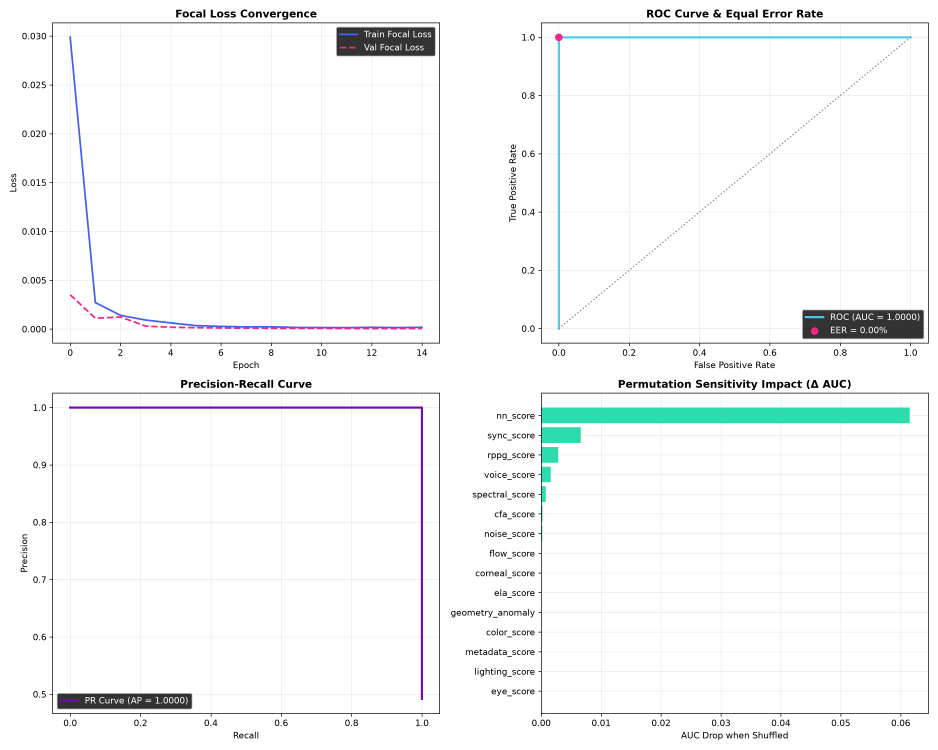
#> input picture backend/weights/ensemble_training_report.png, 3750 x 3000 px (shown at 1/4 size); its folder holds only this picture in this run
$ python -i ela_analysis.py   (imports and definitions only)
#> lines starting #> are read from the running program, lines starting #| are printed output that depends on the picture; after the words box and inside, x2 and y2 are one past the last pixel; in counts of white or black regions, pixels touching at a corner belong together
### backend/pipeline/image_utils.py
import os
import cv2
import io
import threading
import numpy as np

_figure_lock = threading.RLock()

def save_optimized_image(path: str, img, max_dim: int = 720, quality: int = 80):
    """
    Saves an image optimized for web transmission on bandwidth-constrained hosts
    (such as Hugging Face Spaces free tier).
    - Downscales images larger than max_dim (720px) using high-quality area interpolation.
    - Encodes with optimized JPEG compression (quality 80).
    - Actual file size depends on image content.
    """
    if img is None or not isinstance(img, np.ndarray) or img.ndim not in (2, 3) or img.size == 0:
        raise ValueError("Image must be a nonempty array")
    if max_dim <= 0:
        raise ValueError("max_dim must be positive")
    path = os.fspath(path)

    # Ensure directory exists
    dir_name = os.path.dirname(path)
    if dir_name:
        os.makedirs(dir_name, exist_ok=True)

    # Downsample if dimension exceeds max_dim
    h, w = img.shape[:2]
    if max(h, w) > max_dim:
        scale = max_dim / float(max(h, w))
        new_w = max(1, int(w * scale))
        new_h = max(1, int(h * scale))
        img_resized = cv2.resize(img, (new_w, new_h), interpolation=cv2.INTER_AREA)
    else:
        img_resized = img

    ext = os.path.splitext(path)[1].lower()
    if ext in ['.jpg', '.jpeg']:
        success = cv2.imwrite(path, img_resized, [
            int(cv2.IMWRITE_JPEG_QUALITY), quality,
            int(cv2.IMWRITE_JPEG_OPTIMIZE), 1
        ])
    elif ext == '.png':
        success = cv2.imwrite(path, img_resized, [int(cv2.IMWRITE_PNG_COMPRESSION), 7])
    elif ext == '.webp':
        success = cv2.imwrite(path, img_resized, [int(cv2.IMWRITE_WEBP_QUALITY), quality])
    else:
        success = cv2.imwrite(path, img_resized)

    if not success:
        raise OSError(f"Could not save image: {path}")
    return path


# [7 lines left out: function save_optimized_figure, not called in this run]

### backend/pipeline/ela_analysis.py
"""
Error Level Analysis (ELA) for Deepfake Detection.

ELA works by re-saving the image at a known JPEG quality level,
then computing the difference between the original and re-saved version.
Recompression differences depend on image content and encoding history.
They are exploratory measurements, not a calibrated manipulation probability.

This technique is widely used in digital forensics to detect:
- Image splicing and compositing
- Face swapping regions
- Inpainting and retouching
"""

import numpy as np
import cv2
import os
from pipeline.image_utils import save_optimized_image


def _jpeg_roundtrip(image_bgr, quality):
    """Recompress in memory so independent jobs never share temporary files."""
    success, encoded = cv2.imencode('.jpg', image_bgr, [cv2.IMWRITE_JPEG_QUALITY, quality])
    if not success:
        raise OSError("JPEG recompression failed")
    decoded = cv2.imdecode(encoded, cv2.IMREAD_COLOR)
    if decoded is None:
        raise OSError("JPEG decoding failed")
    return decoded


def compute_ela(image_rgb, quality=90, scale=15, save_path=None):
    """
    Perform Error Level Analysis on an image.

    Args:
        image_rgb: Input image in RGB format (numpy array)
        quality: JPEG quality level for re-compression (0-100)
        scale: Amplification factor for the difference (higher = more visible)
        save_path: Optional path to save the ELA visualization

    Returns:
        ela_image: The amplified difference image (RGB)
        ela_score: Overall ELA score (0-1, higher = more manipulation suspected)
    """
    # Convert to BGR for OpenCV
    image_bgr = cv2.cvtColor(image_rgb, cv2.COLOR_RGB2BGR)

    recompressed = _jpeg_roundtrip(image_bgr, quality)

    # Compute absolute difference
    diff = cv2.absdiff(image_bgr, recompressed)

    # Amplify the differences
    ela_image = diff.astype(np.float32) * scale
    ela_image = np.clip(ela_image, 0, 255).astype(np.uint8)

    # Convert to RGB
    ela_rgb = cv2.cvtColor(ela_image, cv2.COLOR_BGR2RGB)

    # Compute ELA score based on variance of the difference
    # High variance in specific regions suggests manipulation
    gray_diff = cv2.cvtColor(diff, cv2.COLOR_BGR2GRAY)

    # Divide into blocks and compute local variance
    block_size = 32
    h, w = gray_diff.shape
    variances = []

    for y in range(0, h, block_size):
        for x in range(0, w, block_size):
            block = gray_diff[y:y+block_size, x:x+block_size]
            variances.append(np.var(block))

    if len(variances) > 0:
        variances = np.array(variances)
        # Coefficient of variation of block variances
        # Higher CV = more uneven compression = potential manipulation
        mean_var = np.mean(variances)
        std_var = np.std(variances)

        if mean_var > 0:
            cv_score = std_var / mean_var
        else:
            cv_score = 0

        # Normalize to 0-1 range (empirically determined thresholds)
        ela_score = min(1.0, cv_score / 3.0)
    else:
        ela_score = 0.0

    if save_path:
        save_optimized_image(save_path, cv2.cvtColor(ela_rgb, cv2.COLOR_RGB2BGR))


    return ela_rgb, float(ela_score)


def compute_ela_heatmap(image_rgb, quality=90, save_path=None):
    """
    Generate a color-coded ELA heatmap where bright/warm regions
    indicate areas with suspicious compression inconsistencies.
    """
    image_bgr = cv2.cvtColor(image_rgb, cv2.COLOR_RGB2BGR)

    recompressed = _jpeg_roundtrip(image_bgr, quality)
    diff = cv2.absdiff(image_bgr, recompressed)

    # Convert to grayscale and amplify
    gray_diff = cv2.cvtColor(diff, cv2.COLOR_BGR2GRAY)
    gray_amplified = np.clip(gray_diff.astype(np.float32) * 20, 0, 255).astype(np.uint8)

    # Apply Gaussian blur for smoother heatmap
    gray_smooth = cv2.GaussianBlur(gray_amplified, (11, 11), 0)

    # Apply colormap
    heatmap = cv2.applyColorMap(gray_smooth, cv2.COLORMAP_JET)

    # Blend with original
    blended = cv2.addWeighted(image_bgr, 0.5, heatmap, 0.5, 0)

    if save_path:
        save_optimized_image(save_path, blended)


    return blended

def compute_jpeg_ghosting(image_rgb, save_path=None):
    """
    Computes JPEG ghosting by measuring the variance of differences across multiple JPEG quality levels.
    """
    image_bgr = cv2.cvtColor(image_rgb, cv2.COLOR_RGB2BGR)
    qualities = [50, 65, 75, 85, 95]
    diffs = []

    for q in qualities:
        recompressed = _jpeg_roundtrip(image_bgr, q)
        diff = cv2.absdiff(image_bgr, recompressed)
        gray_diff = cv2.cvtColor(diff, cv2.COLOR_BGR2GRAY)
        diffs.append(gray_diff)

    stack = np.stack(diffs, axis=-1)
    variance_map = np.var(stack, axis=-1)

    ghost_map_norm = cv2.normalize(variance_map, None, 0, 255, cv2.NORM_MINMAX).astype(np.uint8)
    ghost_smooth = cv2.GaussianBlur(ghost_map_norm, (5, 5), 0)
    ghost_colored = cv2.applyColorMap(ghost_smooth, cv2.COLORMAP_INFERNO)

    # Blend with original
    blended = cv2.addWeighted(image_bgr, 0.4, ghost_colored, 0.8, 0)

    ghost_variance = float(np.var(ghost_smooth) / 255.0)

    if save_path:
        save_optimized_image(save_path, blended)

    return blended, ghost_variance


def compute_hsv_ela(image_rgb, quality=90, save_path=None):
    """
    Computes ELA on the HSV Saturation channel to detect chrominance blending anomalies.
    """
    hsv = cv2.cvtColor(image_rgb, cv2.COLOR_RGB2HSV)

    image_bgr = cv2.cvtColor(image_rgb, cv2.COLOR_RGB2BGR)
    recompressed = _jpeg_roundtrip(image_bgr, quality)
    hsv_recomp = cv2.cvtColor(recompressed, cv2.COLOR_BGR2HSV)


    s_diff = cv2.absdiff(hsv[:,:,1], hsv_recomp[:,:,1])
    s_amp = np.clip(s_diff.astype(np.float32) * 15, 0, 255).astype(np.uint8)
    hsv_colored = cv2.applyColorMap(s_amp, cv2.COLORMAP_TURBO)

    # Blend with original
    blended = cv2.addWeighted(image_bgr, 0.4, hsv_colored, 0.8, 0)

    s_variance = float(np.var(s_amp) / 255.0)

    if save_path:
        save_optimized_image(save_path, blended)

    return blended, s_variance
def analyze_ela(image_rgb, output_dir, prefix="ela", quality_multiplier=1.0):
    """
    Run full ELA analysis on an image.
    Returns a dict with metrics and visualization paths.
    """
    if (min(image_rgb.shape[:2]) < 8 or not np.any(np.ptp(image_rgb, axis=(0, 1)))
            or not np.isfinite(quality_multiplier) or quality_multiplier <= 0):
        return {"ela_score": 0.5, "available": False, "score_kind": "heuristic", "score_calibrated": False,
                "warnings": ["Insufficient spatial variation, image size, or valid quality factor for recompression analysis."]}
    os.makedirs(output_dir, exist_ok=True)

    # Standard ELA
    ela_path = os.path.join(output_dir, f"{prefix}_analysis.jpg")
    ela_rgb, base_ela_score = compute_ela(image_rgb, save_path=ela_path)

    # ELA heatmap overlay
    heatmap_path = os.path.join(output_dir, f"{prefix}_heatmap.jpg")
    compute_ela_heatmap(image_rgb, save_path=heatmap_path)

    # Ghosting Map
    ghosting_path = os.path.join(output_dir, f"{prefix}_ghosting.jpg")
    _, ghost_var = compute_jpeg_ghosting(image_rgb, save_path=ghosting_path)

    # HSV ELA Map
    hsv_ela_path = os.path.join(output_dir, f"{prefix}_hsv.jpg")
    _, hsv_var = compute_hsv_ela(image_rgb, save_path=hsv_ela_path)

    # =========================================================
    # NEW FEATURE: Edge-Aware Smooth Region Anomaly
    # =========================================================
    # Standard ELA naturally lights up on sharp edges (text, outlines).
    # A true manipulation often shows high ELA in smooth regions (like skin/background).
    image_gray = cv2.cvtColor(image_rgb, cv2.COLOR_RGB2GRAY)
    edges = cv2.Canny(image_gray, 50, 150)
    # Dilate edges to create a thick mask
    edge_mask = cv2.dilate(edges, np.ones((5, 5), np.uint8), iterations=1)
    smooth_mask = cv2.bitwise_not(edge_mask)

    # Extract the ELA intensity from the standard ELA result, converted to grayscale
    ela_gray = cv2.cvtColor(ela_rgb, cv2.COLOR_RGB2GRAY)
    ela_in_smooth = cv2.bitwise_and(ela_gray, ela_gray, mask=smooth_mask)

    # If the max/mean ELA in smooth regions is high, it's very suspicious
    smooth_mean = float(np.mean(ela_in_smooth[smooth_mask > 0])) if np.any(smooth_mask > 0) else 0.0
    smooth_max = float(np.max(ela_in_smooth)) if np.any(smooth_mask > 0) else 0.0

    edge_anomaly_score = min(1.0, smooth_mean / (15.0 * quality_multiplier)) # Heuristic scaling

    # Final ensemble ELA score
    final_ela_score = (base_ela_score * 0.4) + (edge_anomaly_score * 0.3) + (min(1.0, ghost_var/(30.0 * quality_multiplier)) * 0.2) + (min(1.0, hsv_var/(40.0 * quality_multiplier)) * 0.1)

    # Interpret the score
    if final_ela_score > 0.6:
        interpretation = "Elevated JPEG recompression differences; texture, chroma subsampling, and ordinary re-saving can also cause this."
    elif final_ela_score > 0.3:
        interpretation = "Moderate JPEG recompression differences; this does not identify an editing operation."
    else:
        interpretation = "Lower JPEG recompression differences under this heuristic; this does not establish authenticity."

    # Generate Verdicts
    verdicts = {}

    # Standard ELA Verdict
    if base_ela_score > 0.4:
        verdicts['standard'] = {"status": "FAIL", "reason": f"High global block variance ({base_ela_score:.2f})"}
    elif base_ela_score > 0.15:
        verdicts['standard'] = {"status": "WARNING", "reason": f"Moderate compression variance ({base_ela_score:.2f})"}
    else:
        verdicts['standard'] = {"status": "PASS", "reason": "Uniform baseline compression"}

    # Ghosting Verdict
    if ghost_var > 15.0:
        verdicts['ghosting'] = {"status": "FAIL", "reason": f"Extreme localized variance jumps ({ghost_var:.1f})"}
    elif ghost_var > 5.0:
        verdicts['ghosting'] = {"status": "WARNING", "reason": f"Minor compression ghosts ({ghost_var:.1f})"}
    else:
        verdicts['ghosting'] = {"status": "PASS", "reason": "No compression ghosts found"}

    # HSV ELA Verdict
    if hsv_var > 20.0:
        verdicts['hsv'] = {"status": "FAIL", "reason": f"Saturation chrominance mismatch ({hsv_var:.1f})"}
    elif hsv_var > 10.0:
        verdicts['hsv'] = {"status": "WARNING", "reason": f"Elevated saturation variance ({hsv_var:.1f})"}
    else:
        verdicts['hsv'] = {"status": "PASS", "reason": "Natural chrominance integration"}

    # Smooth Region Anomaly Verdict
    if edge_anomaly_score > 0.5:
        verdicts['smooth'] = {"status": "FAIL", "reason": f"Artifacts present in smooth areas ({edge_anomaly_score:.2f})"}
    elif edge_anomaly_score > 0.2:
        verdicts['smooth'] = {"status": "WARNING", "reason": f"Slight smooth-area noise ({edge_anomaly_score:.2f})"}
    else:
        verdicts['smooth'] = {"status": "PASS", "reason": "Smooth areas cleanly compressed"}

    return {
        "ela_image_path": ela_path.replace("\\", "/"),
        "ela_heatmap_path": heatmap_path.replace("\\", "/"),
        "ghosting_path": ghosting_path.replace("\\", "/"),
        "hsv_ela_path": hsv_ela_path.replace("\\", "/"),
        "ela_score": round(final_ela_score, 4),
        "available": True,
        "score_kind": "heuristic", "score_calibrated": False,
        "ela_base_variance": round(base_ela_score, 4),
        "ela_smooth_anomaly": round(edge_anomaly_score, 4),
        "ghost_variance": round(ghost_var, 4),
        "hsv_variance": round(hsv_var, 4),
        "smooth_mean_intensity": round(smooth_mean, 2),
        "ela_interpretation": interpretation,
        "verdicts": verdicts,
        "explanation": {
            "what_happened": "Compared decoded pixels with JPEG recompressions at several quality levels; prior compression quality is not recovered.",
            "result": "Elevated Recompression Differences" if final_ela_score > 0.5 else "Lower Recompression Differences",
            "why_it_happened": interpretation,
            "variables": {
                "Smooth Anomaly": f"{edge_anomaly_score:.2f}",
                "Ghost Variance": f"{ghost_var:.1f}",
                "HSV Variance": f"{hsv_var:.1f}"
            }
        }
    }

>>> import cv2
>>> picture = cv2.cvtColor(cv2.imread('../weights/ensemble_training_report.png'), cv2.COLOR_BGR2RGB)
>>> result = analyze_ela(picture, 'out.png')
#> in compute_ela, image_bgr is the input picture: shape (3000, 3750, 3); mean B, G, R 247.8, 247.5, 245.9
#> in compute_ela, `ela_image = np.clip(ela_image, 0, 255).astype(np.uint8)`:
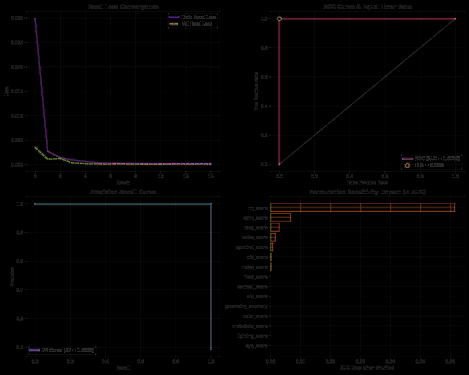
#> ela_image: shape (3000, 3750, 3) (shown at 1/8 size); mean B, G, R 2.2, 2, 2.6
#> after the loop in compute_ela, `for y in range(0, h, block_size):`: variances = 11092 values, max 75.61 at index 7855, min 0 at index 0, mean 0.945
#> in compute_ela, `mean_var = np.mean(variances)`: mean_var = 0.945
#> in compute_ela, `std_var = np.std(variances)`: std_var = 3.99
#> in compute_ela, `cv_score = std_var / mean_var`: cv_score = 4.22
#> in compute_ela, `ela_score = min(1.0, cv_score / 3.0)`: ela_score = 1
#> in compute_ela_heatmap, `heatmap = cv2.applyColorMap(gray_smooth, cv2.COLORMAP_JET)`:
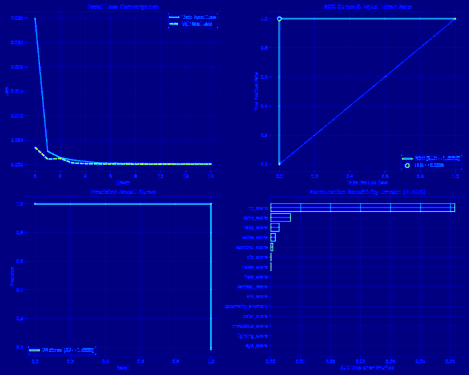
#> heatmap: shape (3000, 3750, 3) (shown at 1/8 size); mean B, G, R 136.2, 2.9, 0.4
#> in compute_jpeg_ghosting, `ghost_variance = float(np.var(ghost_smooth) / 255.0)`: ghost_variance = 0.00374
#> call 3 of save_optimized_image, with path = 'out.png/ela_ghosting.jpg', max_dim = 720, quality = 80
#> in save_optimized_image (call 3), `img_resized = cv2.resize(img, (new_w, new_h), interpolation=cv2.INTER_..`:
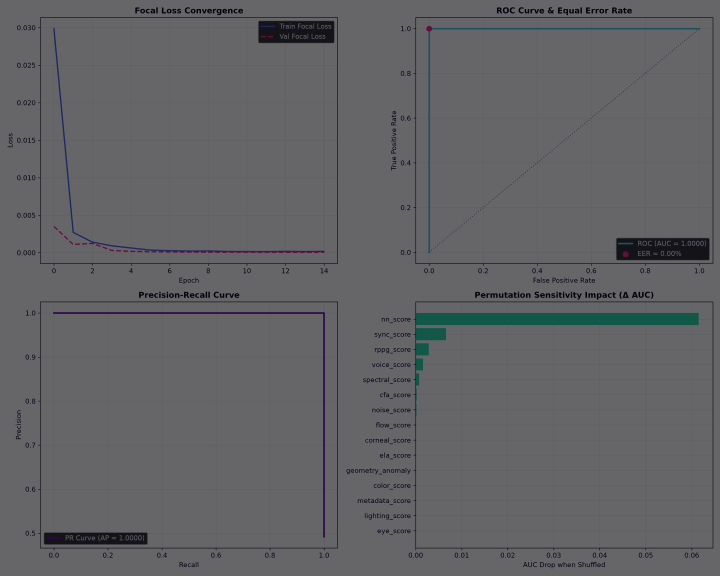
#> img_resized: shape (576, 720, 3); mean B, G, R 102.3, 99.1, 98.4
#> in compute_hsv_ela, `hsv_colored = cv2.applyColorMap(s_amp, cv2.COLORMAP_TURBO)`:
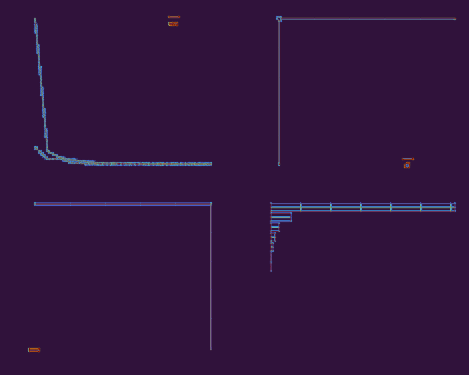
#> hsv_colored: shape (3000, 3750, 3) (shown at 1/8 size); mean B, G, R 60.9, 19.9, 49
#> in compute_hsv_ela, `s_variance = float(np.var(s_amp) / 255.0)`: s_variance = 1.49
#> call 4 of save_optimized_image, with path = 'out.png/ela_hsv.jpg', max_dim = 720, quality = 80
#> in save_optimized_image (call 4), `img_resized = cv2.resize(img, (new_w, new_h), interpolation=cv2.INTER_..`:
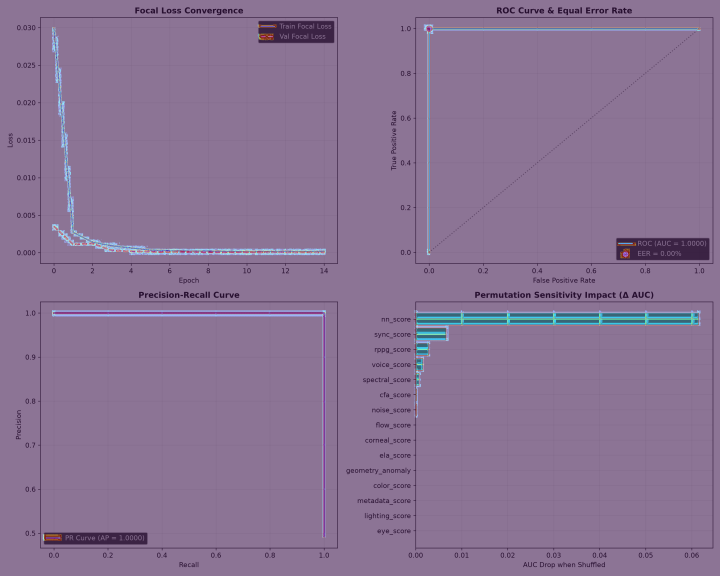
#> img_resized: shape (576, 720, 3); mean B, G, R 147.4, 114.5, 137.1
#> in analyze_ela, `edges = cv2.Canny(image_gray, 50, 150)`:
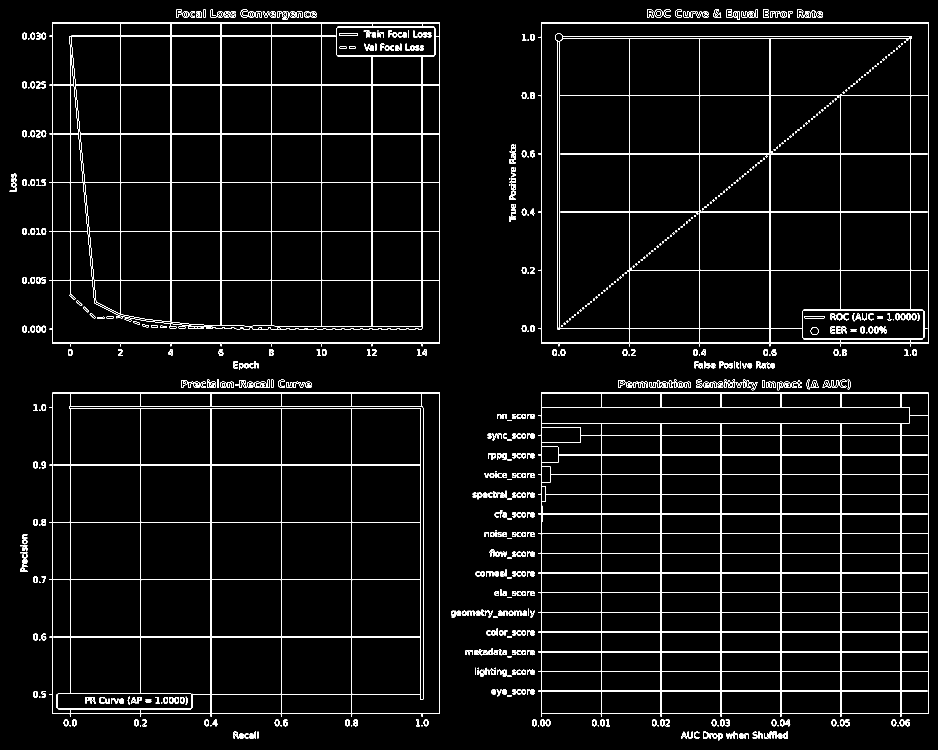
#> edges: shape (3000, 3750) (shown at 1/4 size); 2.5% white in thin lines or dots
#> in analyze_ela, `smooth_mask = cv2.bitwise_not(edge_mask)`:
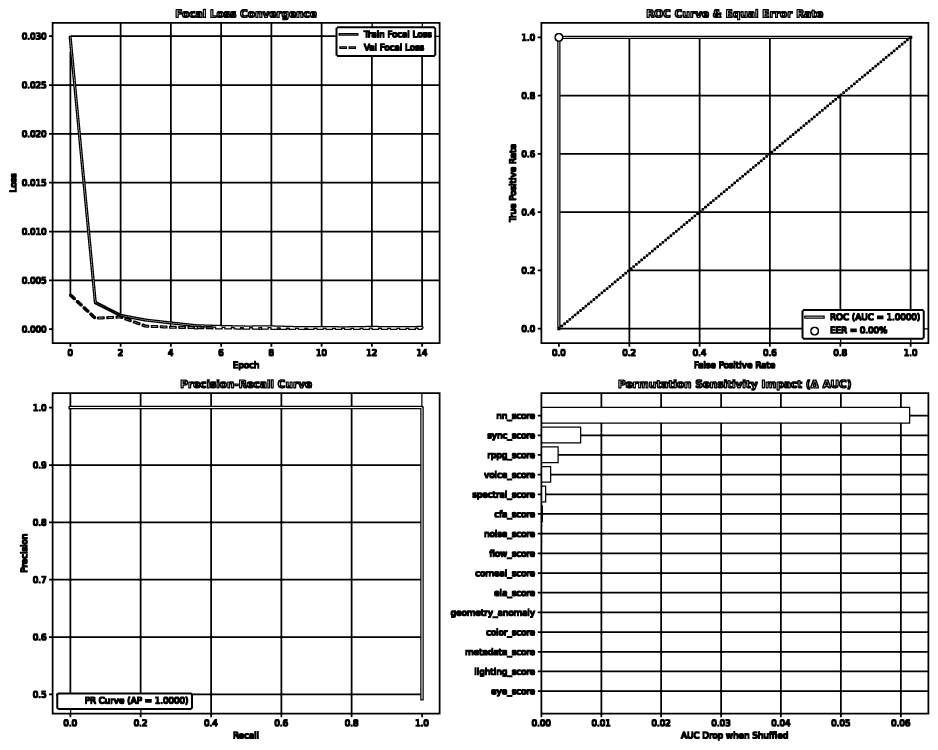
#> smooth_mask: shape (3000, 3750) (shown at 1/4 size); 90.6% white; 421 black regions, largest, box (x1, y1, x2, y2) and area: (2151, 1569, 3717, 2869) 256993, (196, 88, 1762, 1387) 200549, (196, 1569, 1762, 2869) 165758
#> in analyze_ela, `smooth_mean = float(np.mean(ela_in_smooth[smooth_mask > 0])) if np.any..`: smooth_mean = 0.623
#> in analyze_ela, `smooth_max = float(np.max(ela_in_smooth)) if np.any(smooth_mask > 0) e..`: smooth_max = 255
#> in analyze_ela, `edge_anomaly_score = min(1.0, smooth_mean / (15.0 * quality_multiplier))`: edge_anomaly_score = 0.0415
#> in analyze_ela, `final_ela_score = (base_ela_score * 0.4) + (edge_anomaly_score * 0.3) ..`: final_ela_score = 0.416
#> result = 16 items
